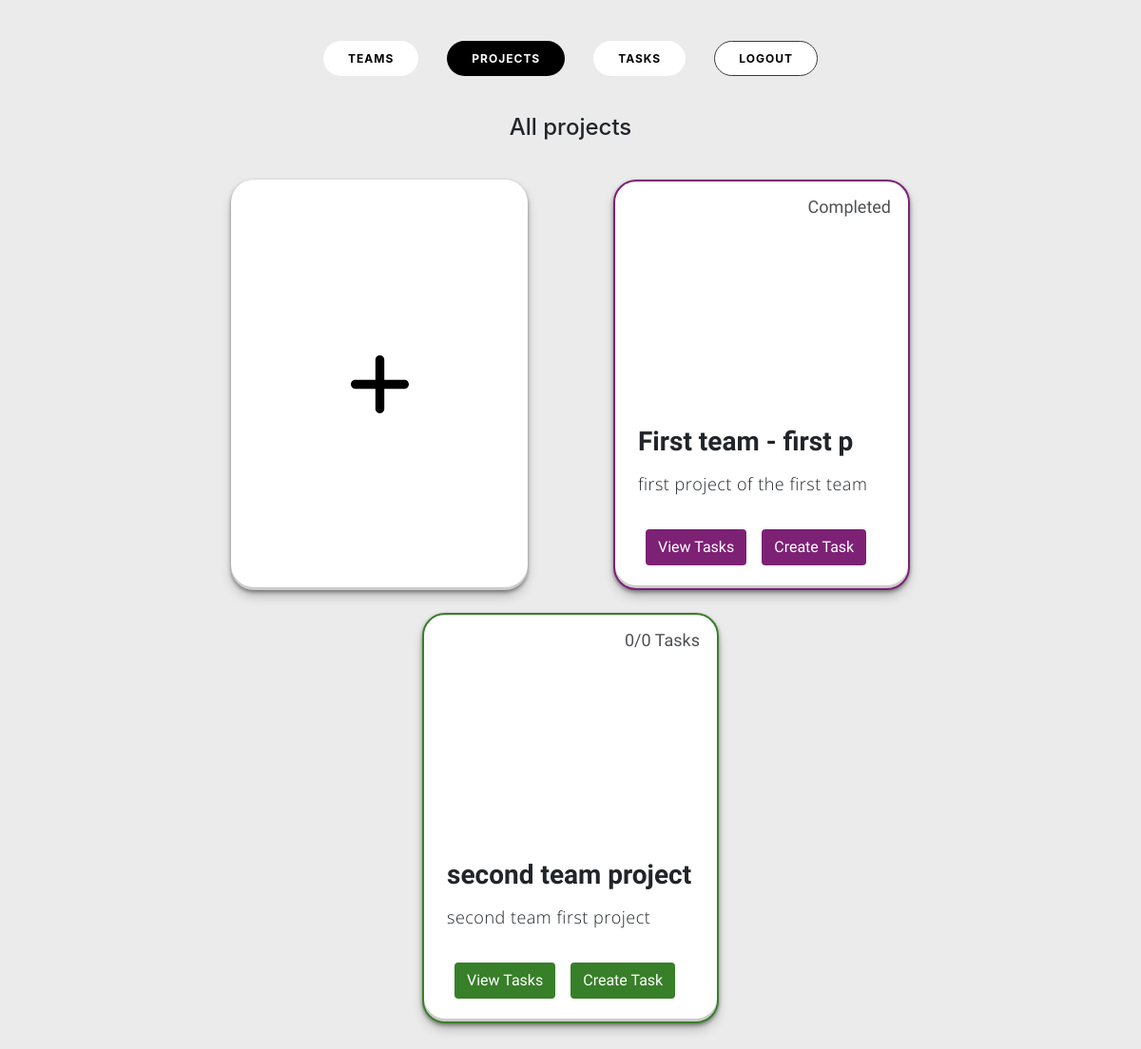
/ (signed in), run on an earlier commit of the app's database.
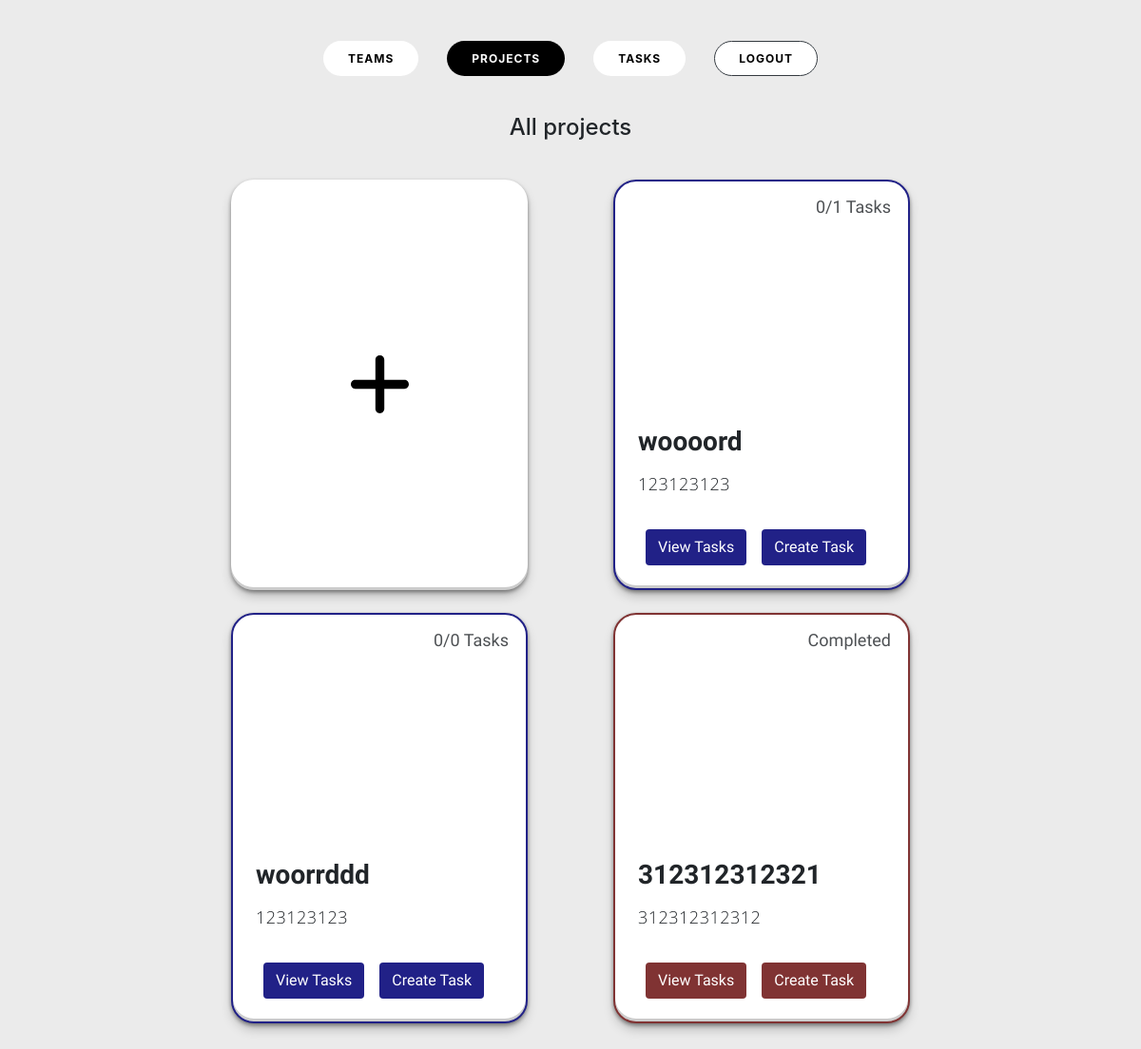
And on a later commit of the database.
### network/models.py (models this page shows, shortened)
class Project(models.Model):
    name = models.CharField(max_length=255)
    objective = models.TextField()
    team = models.ForeignKey(Team, on_delete=models.CASCADE)
    members = models.ManyToManyField(User, related_name='projects', default=None, null=True,)
    color = models.CharField(max_length=7, default=None, null=True, blank=True)
    is_completed = models.BooleanField(default=False)
    def completed_tasks_count(self):
        return self.task_set.filter(is_completed=True).count()

### network/views.py (the view)
# urls.py: path("", views.index, name="index"),
def index(request):
    projects = request.user.projects.all()
    message= "All projects"
    context = {
        'projects': projects,
        'message':message
    }
    return render(request, "network/index.html", context)

### network/templates/network/index.html (shortened to what this page needs)
{% extends "network/layout.html" %}
{% block body %}
<h4 class="text-center pb-3">{{ message }}</h4>
<section class="cards-wrapper row pt-3 pb-5 px-5  w-75">
    <div class="card-grid-space col pb-4">
        <a class="project_card m-auto white_bg" href="{% url 'create_project'%}">
        </a>
    </div>
    {% for project in projects %}
    <div class="card-grid-space col pb-4">
        <a class="project_card m-auto project_{{ project.id }}" style="border-color: {{ project.color }}; border-width: 2px;">
            <div>
                <h3><b>{{ project.name }}</b></h3>
                <p>{{ project.objective }}</p>
                {% if project.is_completed %}
                    <div class="date">Completed</div>
                {% else %}
                    <div class="date">{{ project.completed_tasks_count }}/{{ project.task_set.all.count }} Tasks</div>
                {% endif %}
                <div class="tags">
                    <div class="btn task_button text-white mx-2" style="background-color: {{ project.color }}"; onclick="viewTasks({{project.id}})">View Tasks</div>
                    <div class="btn task_button text-white mx-2" style="background-color: {{ project.color }}"; onclick="createTask({{project.id}})">Create Task</div>
                </div>
            </div>
        </a>
    </div>
    {% endfor %}
</section>
{% endblock %}

What changed in the data, as far as the page shows it:
removed Project: name "First team - first p", objective "first project of the first team", is_completed "Completed", color "#7d2175" (drawn)
removed Project: name "second team project", objective "second team first project", completed_tasks_count "0", task_set.all.count "0", color "#387f29" (drawn)
added Project: name "woooord", objective "123123123", completed_tasks_count "0", task_set.all.count "1"
added Project: name "woorrddd", objective "123123123", completed_tasks_count "0", task_set.all.count "0"
added Project: name "312312312321", objective "312312312312", is_completed "Completed", color "#803333" (drawn)
